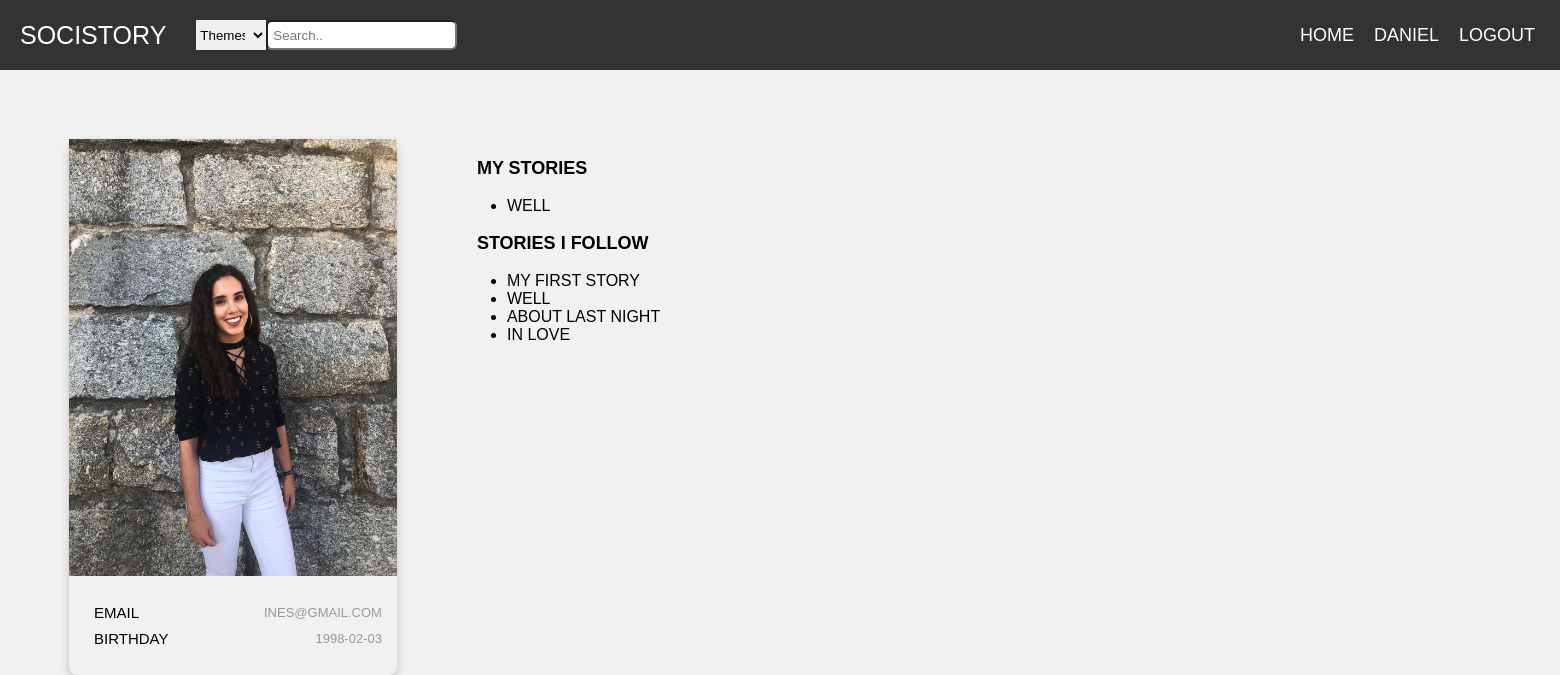
The app's page /pages/profilePage.php?username=Ines (signed in) with its own data.
### tables this page shows
CREATE TABLE users(
  username VARCHAR PRIMARY KEY,
  email VARCHAR UNIQUE,
  password VARCHAR(254) NOT NULL,
  salt VARCHAR(32) NOT NULL,
  birthday DATE,
  img VARCHAR
);

CREATE TABLE stories(
  entity_id INTEGER PRIMARY KEY REFERENCES entities,
  username VARCHAR NOT NULL REFERENCES users,
  title TEXT NOT NULL, 
  body TEXT NOT NULL,
  hour DATETIME NOT NULL,
  UNIQUE(username, title, body)
);

### database/db_comments.php (called while the page is built, shortened)
<?php
    function getUsernameInfo($username){
    $db = Database::instance()->db();
    $stmt = $db->prepare('SELECT *, rowid FROM users where username = ?');
    $stmt->execute(array($username));
    return $stmt->fetch();
    }
  function myComments($username) {
    $db = Database::instance()->db();
    $stmt = $db->prepare("SELECT  DISTINCT stories.* from stories LEFT JOIN likes on likes.entity_id = stories.entity_id, comments where comments.username = ?");
    $stmt->execute(array($username));
    return $stmt->fetchAll();
  }
  function myStories($username) {
    $db = Database::instance()->db();
    $stmt = $db->prepare('SELECT title FROM stories WHERE username = ?');
    $stmt->execute(array($username));
    return $stmt->fetchAll();
  }
?>

### pages/profilePage.php (the view, shortened to what this page needs)
<?php
include_once('../templates/common.php');
include_once('../database/db_comments.php');
$profileInfo = getUsernameInfo($_GET['username']);
$mystories = myStories($_GET['username']);
$myCommentStories =  myComments($_GET['username']);
    ?>
 <link rel="stylesheet" href="../css/profilePage.css">
<div class="container">
    <div class="card">
            <img src="<?=$profileInfo['img']?>" alt="MyImg" style="width:100%">
        <div style="margin: 24px 0;">
            <ul class="single-category">
                <li class="row">
                    <h6 class="email">Email</h6>
                    <span> <?=$profileInfo['email']?></span> </li>
                <li class="row">
                    <h6 class="birthday">Birthday</h6>
                    <span> <?=$profileInfo['birthday'] ? $profileInfo['birthday'] :'No day inserted'?></span> </li>
            </ul>
            </div>
    </div>
    <section id="stories">
        <div class="container-story">
            <p class="profileinfo" id = myStories>
               <label for="myStories"> My Stories </label>
                <ul>
                    <?php
                    foreach($mystories as $story){
                        ?>
                        <li><?=$story['title']?> </li>
                    <?php }
                    unset($story) ?>
                </ul>
                    </p>
                    <p class="profileinfo" id ="myCommentedStories">
                    <label for="myCommentedStories"> Stories i follow </label>
                    <ul>
                    <?php
                    foreach($myCommentStories as $story){
                        ?>
                        <li><?=$story['title']?> </li>
                    <?php }
                    unset($story) ?>
                </ul>
                    </p>
                    </div>
                    </div>

### css/common.css (style rules this page uses)
* { box-sizing: border-box; }
body { margin: 0; font-family: Poppins, sans-serif; }

### css/mainPage.css (style rules this page uses)
body { font-family: Poppins-Regular, sans-serif; }
.row { display: -ms-flexbox; display: flex; -ms-flex-wrap: wrap; flex-wrap: wrap; }
body { margin: 0; padding: 0; font-family: Raleway; text-transform: uppercase; font-size: 11px; }

### css/profilePage.css (style rules this page uses)
html, body, .sidebar, .content-posts { height: 100%; }
body { font-size: 16px; font-family: Poppins, sans-serif; font-weight: normal; background-color: #f1f1f1; }
.container { width: 110%; padding-right:15px; padding-left:15px; }
p { margin-top: 0; display: block; margin-block-start: 1em; margin-block-end: 1em; margin-inline-start: 0px; margin-inline-end: 0px; }
.container { width: 100%; padding-right: 15px; padding-left: 15px; margin-right: auto; margin-left: auto; display: flex; margin-right: -15px; margin-left: -15px; }
section#stories { padding: 70; }
p#myStories { font-size: large; font-weight: 900; }
p#myCommentedStories { font-size: large; }
label { margin-bottom: 10px; margin-left: 10px; }
@media (min-width: 768px) { .container { max-width: 720px; } }
.card { box-shadow: 0 4px 8px 0 rgba(0, 0, 0, 0.2); margin: auto; text-align: center; font-family: arial; margin-top: 10%; margin-left: 10%; border-radius: 10px; width:60%; }
.row { display: -ms-flexbox; display: flex; justify-content: space-between; -ms-flex-wrap: wrap; flex-wrap: wrap; position: relative; right: 15; }
.card h6 { font-size: 15px; margin: 0px; padding-right: 0px; font-weight: normal; line-height: 26px; }
span { font-size: 13px; font-weight: normal; display: block; color: #999999; margin-top: 5px; }
ul.single-category { display: flex; flex-direction: column; }
.container-story { width: 1000%; }
.profileinfo label { font-weight: 900; }

### records on screen
users: img (picture), email "INES@GMAIL.COM", birthday "1998-02-03"
stories: title "WELL"
stories: title "MY FIRST STORY"
stories: title "ABOUT LAST NIGHT"
stories: title "IN LOVE"

### other values on screen
$username "DANIEL"
